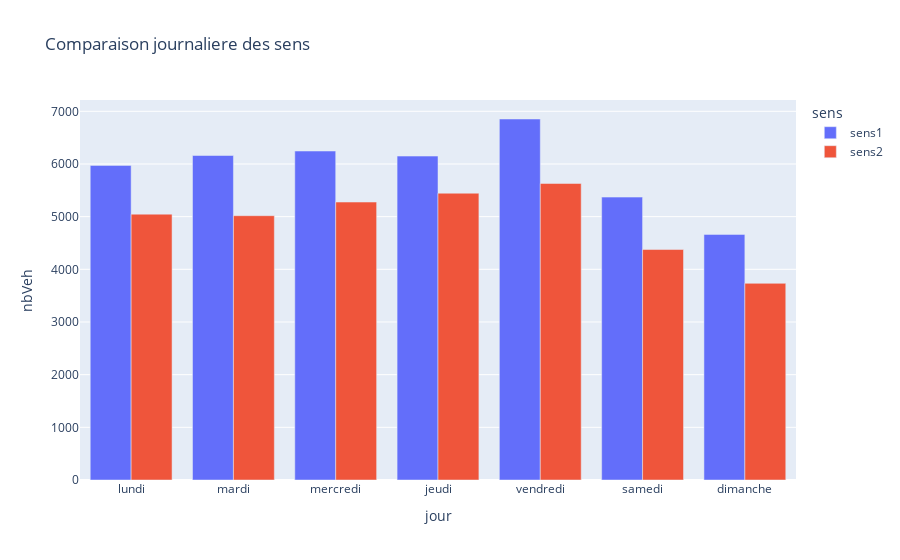

The cell this chart's notebook holds for it:
### Code cell
#exemple d'appel de résultats du dico
dicoHoraire['mjo']['nbJour']
dicoHoraire['mja']['nbJour']
dicoHoraire['mjo']['2sens']['graph']
dicoHoraire['samedi']['sens1']['donnees']
dicoJournalier['mja']['sens2']['graph']
dicoJournalier['mja']['compSens']['graph']

### Figure 1 — Plotly figure (JSON) as saved in the notebook; plotly's stock layout.template omitted (floating-point values rounded to 4 significant figures)
{"data": [{"alignmentgroup": "True", "hovertemplate": "sens=sens1<br>jour=%{x}<br>nbVeh=%{y}<extra></extra>", "legendgroup": "sens1", "marker": {"color": "#636efa"}, "name": "sens1", "offsetgroup": "sens1", "orientation": "v", "showlegend": true, "textposition": "auto", "type": "bar", "x": ["lundi", "mardi", "mercredi", "jeudi", "vendredi", "samedi", "dimanche"], "xaxis": "x", "y": [5973, 6161, 6246, 6150, 6854, 5371, 4663], "yaxis": "y"}, {"alignmentgroup": "True", "hovertemplate": "sens=sens2<br>jour=%{x}<br>nbVeh=%{y}<extra></extra>", "legendgroup": "sens2", "marker": {"color": "#EF553B"}, "name": "sens2", "offsetgroup": "sens2", "orientation": "v", "showlegend": true, "textposition": "auto", "type": "bar", "x": ["lundi", "mardi", "mercredi", "jeudi", "vendredi", "samedi", "dimanche"], "xaxis": "x", "y": [5047, 5018, 5277, 5445, 5630, 4376, 3734], "yaxis": "y"}], "layout": {"autosize": true, "barmode": "group", "legend": {"title": {"text": "sens"}, "tracegroupgap": 0}, "title": {"text": " Comparaison journaliere des sens"}, "xaxis": {"anchor": "y", "autorange": true, "categoryarray": ["lundi", "mardi", "mercredi", "jeudi", "vendredi", "samedi", "dimanche"], "categoryorder": "array", "domain": [0, 1], "range": [-0.5, 6.5], "title": {"text": "jour"}, "type": "category"}, "yaxis": {"anchor": "x", "autorange": true, "domain": [0, 1], "range": [0, 7215.0], "title": {"text": "nbVeh"}, "type": "linear"}}}
